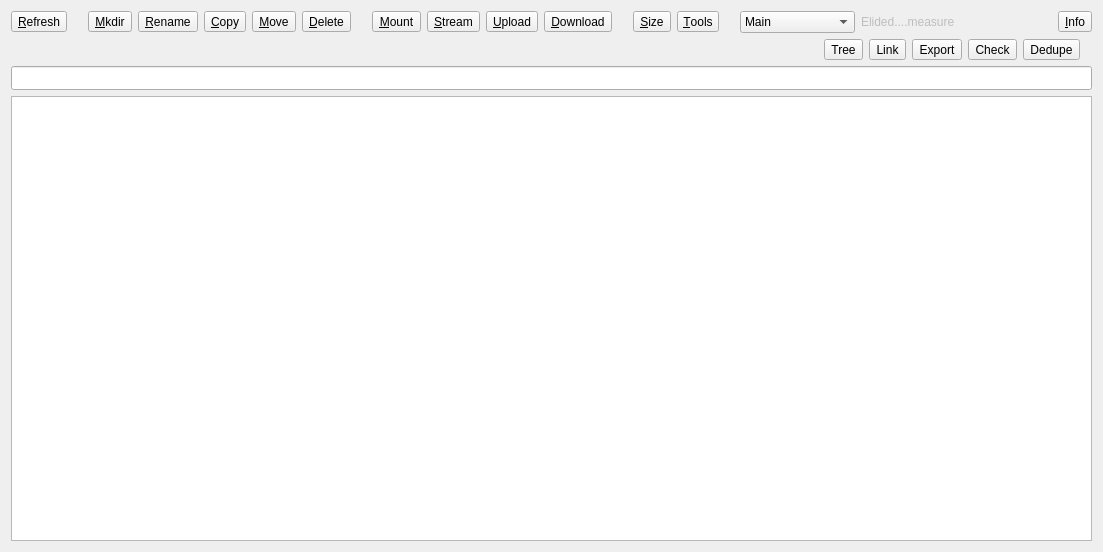
<?xml version="1.0" encoding="UTF-8"?>
<ui version="4.0">
 <class>RemoteWidget</class>
 <widget class="QWidget" name="RemoteWidget">
  <property name="geometry">
   <rect>
    <x>0</x>
    <y>0</y>
    <width>1103</width>
    <height>552</height>
   </rect>
  </property>
  <property name="windowTitle">
   <string>Form</string>
  </property>
  <layout class="QHBoxLayout" name="horizontalLayout">
   <item>
    <widget class="QSplitter" name="splitter">
     <property name="orientation">
      <enum>Qt::Horizontal</enum>
     </property>
     <property name="childrenCollapsible">
      <bool>false</bool>
     </property>
     <widget class="QWidget" name="layout" native="true">
      <layout class="QVBoxLayout" name="verticalLayout">
       <property name="leftMargin">
        <number>0</number>
       </property>
       <property name="topMargin">
        <number>0</number>
       </property>
       <property name="rightMargin">
        <number>0</number>
       </property>
       <property name="bottomMargin">
        <number>0</number>
       </property>
       <item alignment="Qt::AlignVCenter">
        <widget class="QWidget" name="buttons" native="true">
         <layout class="QHBoxLayout" name="horizontalLayout_2">
          <property name="leftMargin">
           <number>0</number>
          </property>
          <property name="topMargin">
           <number>0</number>
          </property>
          <property name="rightMargin">
           <number>0</number>
          </property>
          <property name="bottomMargin">
           <number>0</number>
          </property>
          <item>
           <widget class="QToolButton" name="buttonRefresh">
            <property name="text">
             <string>&amp;Refresh</string>
            </property>
            <property name="toolButtonStyle">
             <enum>Qt::ToolButtonTextBesideIcon</enum>
            </property>
           </widget>
          </item>
          <item>
           <spacer name="horizontalSpacer_3">
            <property name="orientation">
             <enum>Qt::Horizontal</enum>
            </property>
            <property name="sizeType">
             <enum>QSizePolicy::Fixed</enum>
            </property>
            <property name="sizeHint" stdset="0">
             <size>
              <width>15</width>
              <height>20</height>
             </size>
            </property>
           </spacer>
          </item>
          <item>
           <widget class="QToolButton" name="buttonMkdir">
            <property name="text">
             <string>&amp;Mkdir</string>
            </property>
            <property name="toolButtonStyle">
             <enum>Qt::ToolButtonTextBesideIcon</enum>
            </property>
           </widget>
          </item>
          <item>
           <widget class="QToolButton" name="buttonRename">
            <property name="text">
             <string>&amp;Rename</string>
            </property>
            <property name="toolButtonStyle">
             <enum>Qt::ToolButtonTextBesideIcon</enum>
            </property>
           </widget>
          </item>
          <item>
           <widget class="QToolButton" name="buttonCopy">
            <property name="text">
             <string>&amp;Copy</string>
            </property>
            <property name="toolButtonStyle">
             <enum>Qt::ToolButtonTextBesideIcon</enum>
            </property>
           </widget>
          </item>
          <item>
           <widget class="QToolButton" name="buttonMove">
            <property name="text">
             <string>&amp;Move</string>
            </property>
            <property name="toolButtonStyle">
             <enum>Qt::ToolButtonTextBesideIcon</enum>
            </property>
           </widget>
          </item>
          <item>
           <widget class="QToolButton" name="buttonPurge">
            <property name="text">
             <string>&amp;Delete</string>
            </property>
            <property name="toolButtonStyle">
             <enum>Qt::ToolButtonTextBesideIcon</enum>
            </property>
           </widget>
          </item>
          <item>
           <spacer name="horizontalSpacer_4">
            <property name="orientation">
             <enum>Qt::Horizontal</enum>
            </property>
            <property name="sizeType">
             <enum>QSizePolicy::Fixed</enum>
            </property>
            <property name="sizeHint" stdset="0">
             <size>
              <width>15</width>
              <height>20</height>
             </size>
            </property>
           </spacer>
          </item>
          <item>
           <widget class="QToolButton" name="buttonMount">
            <property name="toolTip">
             <string>&lt;html&gt;&lt;head/&gt;&lt;body&gt;&lt;p&gt;&lt;span style=&quot; font-size:13pt;&quot;&gt;Mount remote&lt;/span&gt;&lt;/p&gt;&lt;p&gt;&lt;span style=&quot; font-size:13pt;&quot;&gt;rclone mount&lt;/span&gt;&lt;/p&gt;&lt;/body&gt;&lt;/html&gt;</string>
            </property>
            <property name="text">
             <string>&amp;Mount</string>
            </property>
            <property name="toolButtonStyle">
             <enum>Qt::ToolButtonTextBesideIcon</enum>
            </property>
           </widget>
          </item>
          <item>
           <widget class="QToolButton" name="buttonStream">
            <property name="text">
             <string>&amp;Stream</string>
            </property>
            <property name="toolButtonStyle">
             <enum>Qt::ToolButtonTextBesideIcon</enum>
            </property>
           </widget>
          </item>
          <item>
           <widget class="QToolButton" name="buttonUpload">
            <property name="text">
             <string>&amp;Upload</string>
            </property>
            <property name="toolButtonStyle">
             <enum>Qt::ToolButtonTextBesideIcon</enum>
            </property>
           </widget>
          </item>
          <item alignment="Qt::AlignVCenter">
           <widget class="QToolButton" name="buttonDownload">
            <property name="text">
             <string>&amp;Download</string>
            </property>
            <property name="toolButtonStyle">
             <enum>Qt::ToolButtonTextBesideIcon</enum>
            </property>
           </widget>
          </item>
          <item>
           <spacer name="horizontalSpacer_5">
            <property name="orientation">
             <enum>Qt::Horizontal</enum>
            </property>
            <property name="sizeType">
             <enum>QSizePolicy::Fixed</enum>
            </property>
            <property name="sizeHint" stdset="0">
             <size>
              <width>15</width>
              <height>20</height>
             </size>
            </property>
           </spacer>
          </item>
          <item>
           <widget class="QToolButton" name="buttonSize">
            <property name="text">
             <string>&amp;Size</string>
            </property>
            <property name="toolButtonStyle">
             <enum>Qt::ToolButtonTextBesideIcon</enum>
            </property>
           </widget>
          </item>
          <item>
           <widget class="QToolButton" name="buttonTools">
            <property name="toolTip">
             <string>Show additional tools</string>
            </property>
            <property name="statusTip">
             <string>Show additional tools</string>
            </property>
            <property name="text">
             <string>&amp;Tools</string>
            </property>
            <property name="toolButtonStyle">
             <enum>Qt::ToolButtonTextBesideIcon</enum>
            </property>
            <property name="arrowType">
             <enum>Qt::NoArrow</enum>
            </property>
           </widget>
          </item>
          <item>
           <spacer name="horizontalSpacer">
            <property name="orientation">
             <enum>Qt::Horizontal</enum>
            </property>
            <property name="sizeType">
             <enum>QSizePolicy::Fixed</enum>
            </property>
            <property name="sizeHint" stdset="0">
             <size>
              <width>15</width>
              <height>5</height>
             </size>
            </property>
           </spacer>
          </item>
          <item>
           <widget class="QComboBox" name="cb_GoogleDriveMode">
            <property name="minimumSize">
             <size>
              <width>100</width>
              <height>0</height>
             </size>
            </property>
            <property name="currentIndex">
             <number>0</number>
            </property>
            <item>
             <property name="text">
              <string>Main</string>
             </property>
            </item>
            <item>
             <property name="text">
              <string>Shared with me</string>
             </property>
            </item>
            <item>
             <property name="text">
              <string>Trash</string>
             </property>
            </item>
           </widget>
          </item>
          <item>
           <widget class="QLabel" name="elidedMeasure">
            <property name="enabled">
             <bool>false</bool>
            </property>
            <property name="text">
             <string>Elided....measure</string>
            </property>
           </widget>
          </item>
          <item>
           <spacer name="horizontalSpacer_2">
            <property name="orientation">
             <enum>Qt::Horizontal</enum>
            </property>
            <property name="sizeType">
             <enum>QSizePolicy::Fixed</enum>
            </property>
            <property name="sizeHint" stdset="0">
             <size>
              <width>5</width>
              <height>5</height>
             </size>
            </property>
           </spacer>
          </item>
          <item>
           <spacer name="spacer">
            <property name="orientation">
             <enum>Qt::Horizontal</enum>
            </property>
            <property name="sizeType">
             <enum>QSizePolicy::Expanding</enum>
            </property>
            <property name="sizeHint" stdset="0">
             <size>
              <width>20</width>
              <height>20</height>
             </size>
            </property>
           </spacer>
          </item>
          <item>
           <widget class="QToolButton" name="buttonInfo">
            <property name="text">
             <string>&amp;Info</string>
            </property>
            <property name="toolButtonStyle">
             <enum>Qt::ToolButtonTextBesideIcon</enum>
            </property>
           </widget>
          </item>
         </layout>
        </widget>
       </item>
       <item>
        <widget class="QFrame" name="frameTools">
         <property name="frameShape">
          <enum>QFrame::NoFrame</enum>
         </property>
         <property name="frameShadow">
          <enum>QFrame::Raised</enum>
         </property>
         <layout class="QHBoxLayout" name="horizontalLayout_3">
          <property name="topMargin">
           <number>0</number>
          </property>
          <property name="rightMargin">
           <number>12</number>
          </property>
          <property name="bottomMargin">
           <number>0</number>
          </property>
          <item>
           <spacer name="horizontalSpacer_6">
            <property name="orientation">
             <enum>Qt::Horizontal</enum>
            </property>
            <property name="sizeHint" stdset="0">
             <size>
              <width>40</width>
              <height>20</height>
             </size>
            </property>
           </spacer>
          </item>
          <item>
           <widget class="QToolButton" name="buttonTree">
            <property name="text">
             <string>Tree</string>
            </property>
            <property name="toolButtonStyle">
             <enum>Qt::ToolButtonTextUnderIcon</enum>
            </property>
           </widget>
          </item>
          <item>
           <widget class="QToolButton" name="buttonLink">
            <property name="text">
             <string>Link</string>
            </property>
            <property name="toolButtonStyle">
             <enum>Qt::ToolButtonTextUnderIcon</enum>
            </property>
           </widget>
          </item>
          <item>
           <widget class="QToolButton" name="buttonExport">
            <property name="text">
             <string>Export</string>
            </property>
            <property name="toolButtonStyle">
             <enum>Qt::ToolButtonTextUnderIcon</enum>
            </property>
           </widget>
          </item>
          <item>
           <widget class="QToolButton" name="buttonCheck">
            <property name="text">
             <string>Check</string>
            </property>
            <property name="toolButtonStyle">
             <enum>Qt::ToolButtonTextUnderIcon</enum>
            </property>
           </widget>
          </item>
          <item>
           <widget class="QToolButton" name="buttonDedupe">
            <property name="text">
             <string>Dedupe</string>
            </property>
            <property name="toolButtonStyle">
             <enum>Qt::ToolButtonTextUnderIcon</enum>
            </property>
           </widget>
          </item>
         </layout>
        </widget>
       </item>
       <item>
        <widget class="QLineEdit" name="path">
         <property name="sizePolicy">
          <sizepolicy hsizetype="Expanding" vsizetype="Preferred">
           <horstretch>0</horstretch>
           <verstretch>0</verstretch>
          </sizepolicy>
         </property>
         <property name="minimumSize">
          <size>
           <width>0</width>
           <height>24</height>
          </size>
         </property>
         <property name="readOnly">
          <bool>true</bool>
         </property>
        </widget>
       </item>
       <item>
        <widget class="QTreeView" name="tree">
         <property name="sizePolicy">
          <sizepolicy hsizetype="Expanding" vsizetype="Expanding">
           <horstretch>0</horstretch>
           <verstretch>3</verstretch>
          </sizepolicy>
         </property>
         <property name="contextMenuPolicy">
          <enum>Qt::CustomContextMenu</enum>
         </property>
         <property name="acceptDrops">
          <bool>true</bool>
         </property>
         <property name="editTriggers">
          <set>QAbstractItemView::NoEditTriggers</set>
         </property>
         <property name="dragDropOverwriteMode">
          <bool>true</bool>
         </property>
         <property name="defaultDropAction">
          <enum>Qt::CopyAction</enum>
         </property>
         <property name="selectionMode">
          <enum>QAbstractItemView::ExtendedSelection</enum>
         </property>
         <property name="selectionBehavior">
          <enum>QAbstractItemView::SelectRows</enum>
         </property>
         <property name="uniformRowHeights">
          <bool>true</bool>
         </property>
         <property name="sortingEnabled">
          <bool>true</bool>
         </property>
         <attribute name="headerStretchLastSection">
          <bool>false</bool>
         </attribute>
        </widget>
       </item>
      </layout>
     </widget>
    </widget>
   </item>
  </layout>
  <action name="refresh">
   <property name="text">
    <string>&amp;Refresh</string>
   </property>
   <property name="toolTip">
    <string>Refresh (F5)</string>
   </property>
   <property name="shortcut">
    <string>F5</string>
   </property>
  </action>
  <action name="mount">
   <property name="text">
    <string>Mount</string>
   </property>
   <property name="toolTip">
    <string>Mount

rclone mount</string>
   </property>
  </action>
  <action name="stream">
   <property name="text">
    <string>Stream</string>
   </property>
   <property name="toolTip">
    <string>Stream file

rclone cat | player -</string>
   </property>
  </action>
  <action name="mkdir">
   <property name="text">
    <string>Mkdir</string>
   </property>
   <property name="toolTip">
    <string>New Folder (F7)

rclone mkdir</string>
   </property>
   <property name="shortcut">
    <string>F7</string>
   </property>
  </action>
  <action name="rename">
   <property name="text">
    <string>Rename</string>
   </property>
   <property name="toolTip">
    <string>Rename (F2)

rclone moveto</string>
   </property>
   <property name="shortcut">
    <string>F2</string>
   </property>
  </action>
  <action name="purge">
   <property name="text">
    <string>Delete</string>
   </property>
   <property name="toolTip">
    <string>Delete (Del)

rclone purge|delete</string>
   </property>
   <property name="shortcut">
    <string>Del</string>
   </property>
  </action>
  <action name="upload">
   <property name="text">
    <string>&amp;Upload </string>
   </property>
   <property name="toolTip">
    <string>Upload (ALT-u)</string>
   </property>
   <property name="shortcut">
    <string>Alt+U</string>
   </property>
  </action>
  <action name="download">
   <property name="text">
    <string>&amp;Download</string>
   </property>
   <property name="toolTip">
    <string>Download (ALT-d)</string>
   </property>
   <property name="shortcut">
    <string>Alt+D</string>
   </property>
  </action>
  <action name="getSize">
   <property name="text">
    <string>Size</string>
   </property>
   <property name="toolTip">
    <string>Get folder size

rclone size</string>
   </property>
  </action>
  <action name="getTree">
   <property name="text">
    <string>DirTree</string>
   </property>
   <property name="toolTip">
    <string>Show folders tree

rclone tree</string>
   </property>
  </action>
  <action name="export_">
   <property name="text">
    <string>Export</string>
   </property>
   <property name="toolTip">
    <string>Export files list</string>
   </property>
  </action>
  <action name="move">
   <property name="text">
    <string>M&amp;ove</string>
   </property>
   <property name="toolTip">
    <string>&lt;html&gt;&lt;head/&gt;&lt;body&gt;&lt;p&gt;Server side move&lt;/p&gt;&lt;p&gt;rclone move&lt;/p&gt;&lt;/body&gt;&lt;/html&gt;</string>
   </property>
  </action>
  <action name="shared">
   <property name="text">
    <string>Shared</string>
   </property>
  </action>
  <action name="link">
   <property name="text">
    <string>Link</string>
   </property>
   <property name="toolTip">
    <string>Fetch public link

rclone link</string>
   </property>
  </action>
  <action name="getInfo">
   <property name="text">
    <string>Info</string>
   </property>
   <property name="toolTip">
    <string>Get remote info

rclone about</string>
   </property>
  </action>
  <action name="actionCheck">
   <property name="text">
    <string>Check</string>
   </property>
   <property name="toolTip">
    <string>&lt;html&gt;&lt;head/&gt;&lt;body&gt;&lt;p&gt;Check remote's integrity.&lt;/p&gt;&lt;p&gt;rclone check/cryptcheck&lt;/p&gt;&lt;/body&gt;&lt;/html&gt;</string>
   </property>
  </action>
  <action name="actionTools">
   <property name="text">
    <string>Tools</string>
   </property>
   <property name="toolTip">
    <string>Show additional tools</string>
   </property>
  </action>
  <action name="actionDedupe">
   <property name="text">
    <string>Dedupe</string>
   </property>
   <property name="toolTip">
    <string>&lt;html&gt;&lt;head/&gt;&lt;body&gt;&lt;p&gt;Remove duplicated files.&lt;/p&gt;&lt;p&gt;rclone &lt;span style=&quot; font-family:'.SF NS Mono';&quot;&gt;dedupe&lt;/span&gt;&lt;/p&gt;&lt;/body&gt;&lt;/html&gt;</string>
   </property>
  </action>
  <action name="actionNewMount">
   <property name="text">
    <string>Mount</string>
   </property>
   <property name="toolTip">
    <string>&lt;html&gt;&lt;head/&gt;&lt;body&gt;&lt;p&gt;Mount remote to local filesystem&lt;/p&gt;&lt;p&gt;rclone mount&lt;/p&gt;&lt;/body&gt;&lt;/html&gt;</string>
   </property>
  </action>
  <action name="copy">
   <property name="text">
    <string>C&amp;opy</string>
   </property>
   <property name="toolTip">
    <string>&lt;html&gt;&lt;head/&gt;&lt;body&gt;&lt;p&gt;Server side copy&lt;/p&gt;&lt;p&gt;rclone copy&lt;/p&gt;&lt;/body&gt;&lt;/html&gt;</string>
   </property>
  </action>
  <action name="cleanup">
   <property name="text">
    <string>Cleanup</string>
   </property>
   <property name="toolTip">
    <string>&lt;html&gt;&lt;head/&gt;&lt;body&gt;&lt;p&gt;Clean up the remote&lt;/p&gt;&lt;p&gt;rclone cleanup&lt;/p&gt;&lt;/body&gt;&lt;/html&gt;</string>
   </property>
  </action>
 </widget>
 <tabstops>
  <tabstop>buttonRefresh</tabstop>
  <tabstop>buttonMkdir</tabstop>
  <tabstop>buttonRename</tabstop>
  <tabstop>buttonPurge</tabstop>
  <tabstop>buttonMount</tabstop>
  <tabstop>buttonStream</tabstop>
  <tabstop>buttonUpload</tabstop>
  <tabstop>buttonDownload</tabstop>
  <tabstop>path</tabstop>
  <tabstop>tree</tabstop>
 </tabstops>
 <resources/>
 <connections>
  <connection>
   <sender>cb_GoogleDriveMode</sender>
   <signal>currentIndexChanged(int)</signal>
   <receiver>shared</receiver>
   <slot>trigger()</slot>
   <hints>
    <hint type="sourcelabel">
     <x>881</x>
     <y>27</y>
    </hint>
    <hint type="destinationlabel">
     <x>-1</x>
     <y>-1</y>
    </hint>
   </hints>
  </connection>
 </connections>
</ui>
